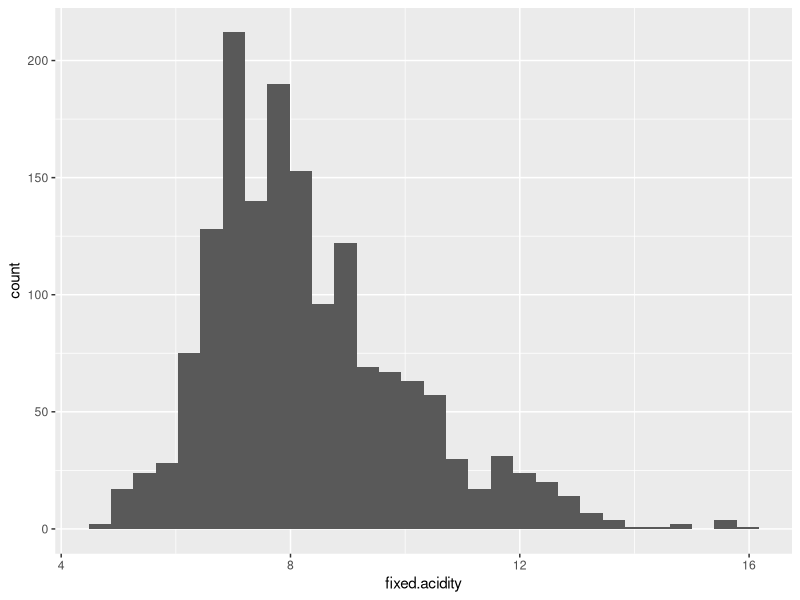
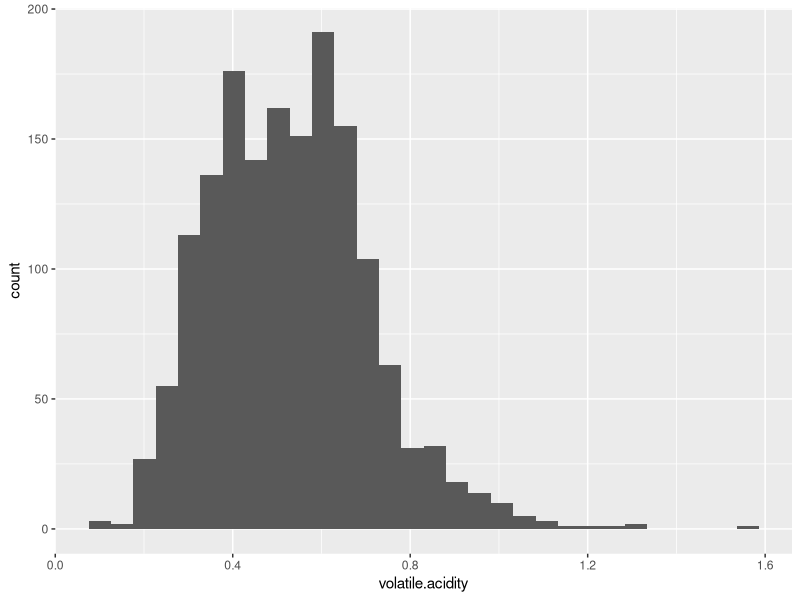
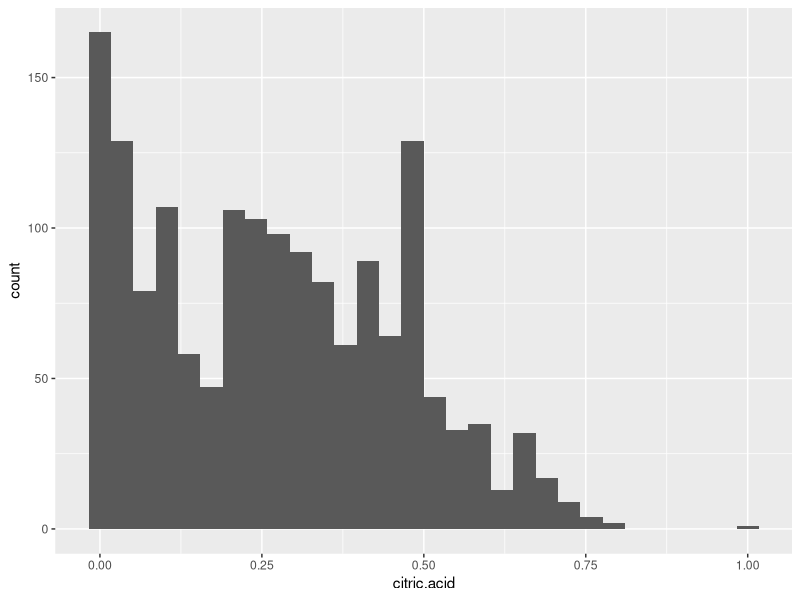
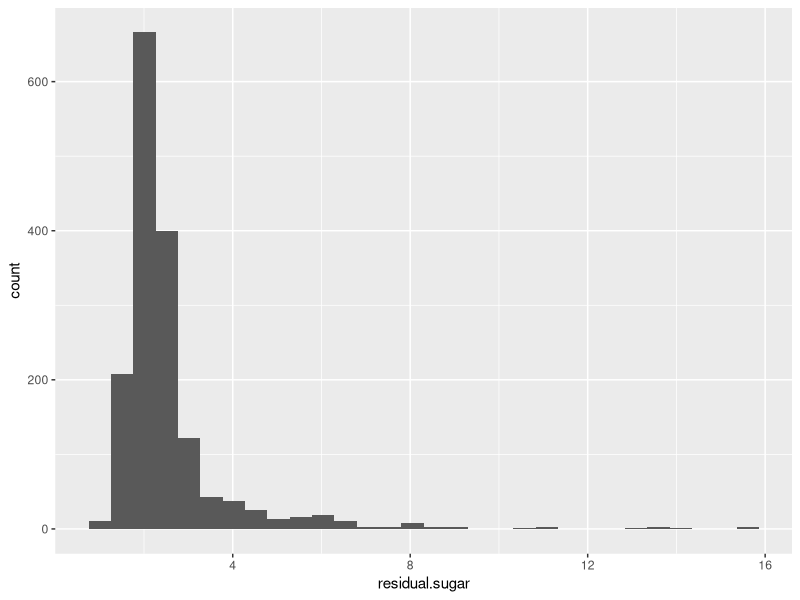
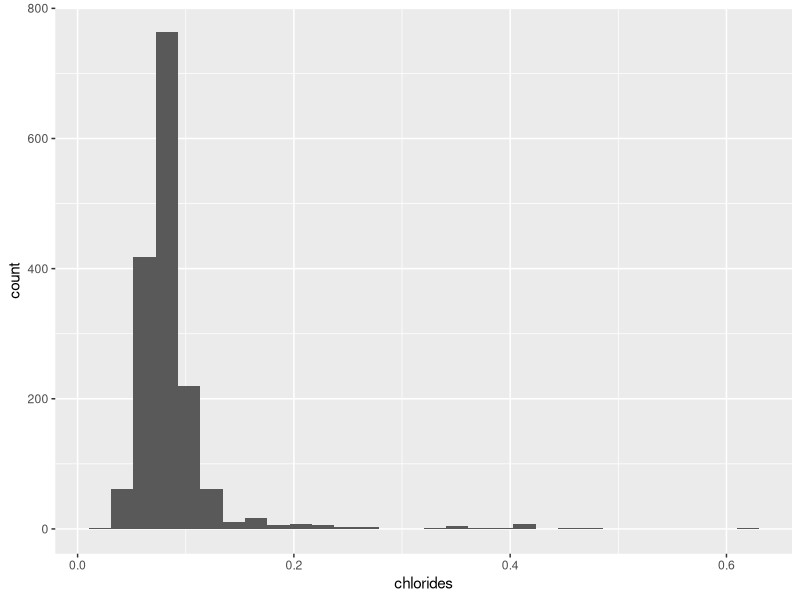
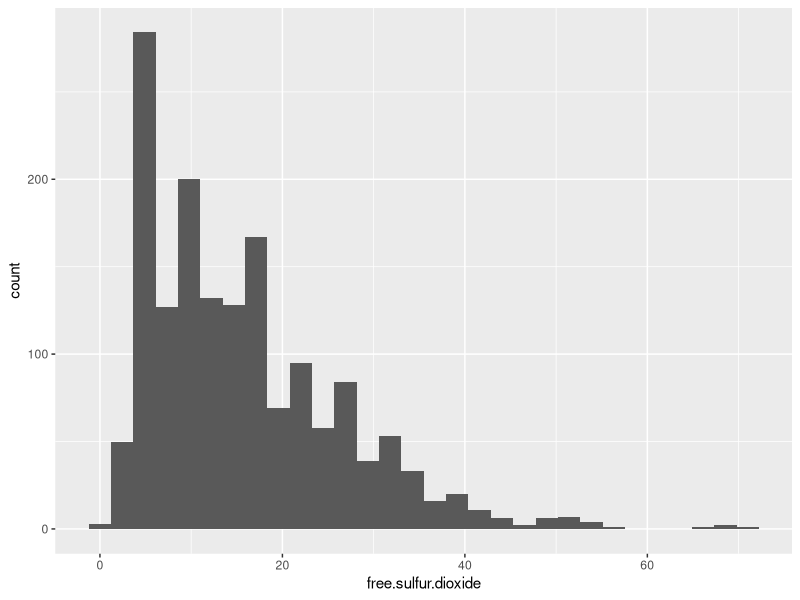
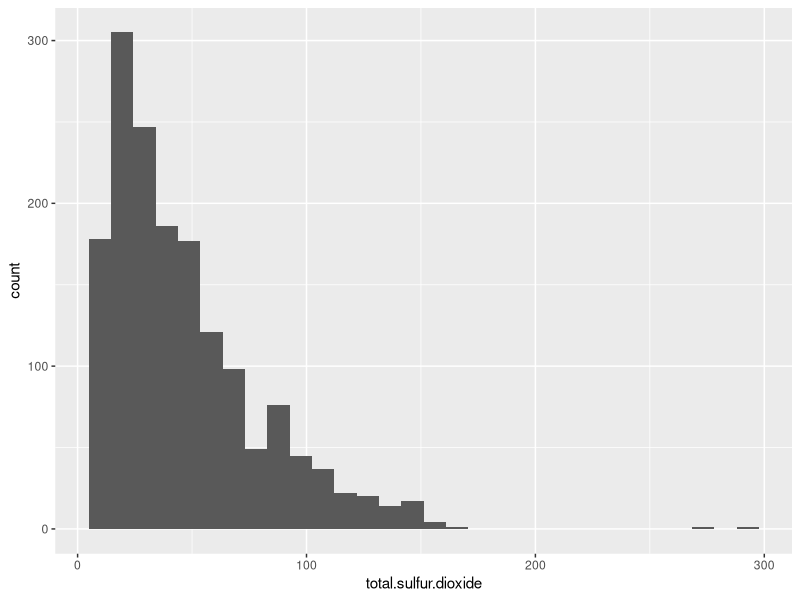
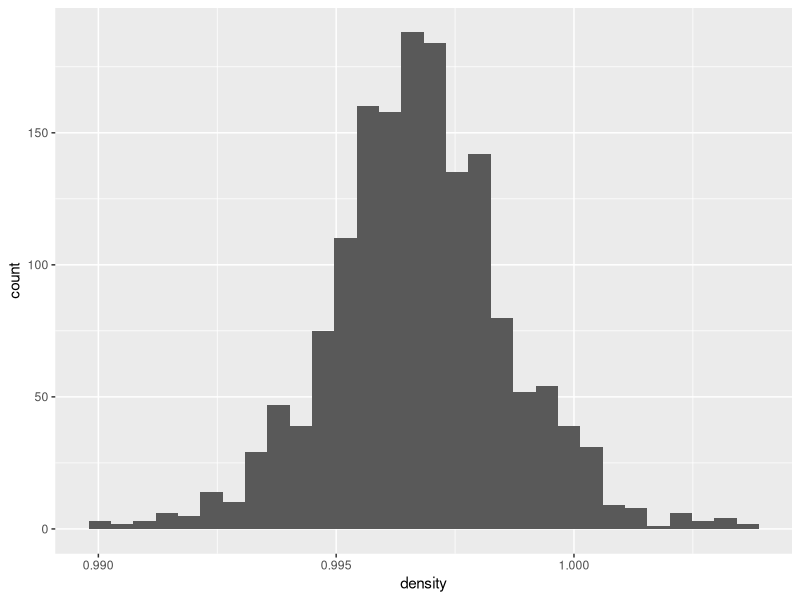

Here is the R script that generated these plots, in order:
## ---- chunk 1
# Load all of the packages that you end up using
# in your analysis in this code chunk.

# Notice that the parameter "echo" was set to FALSE for this code chunk.
# This prevents the code from displaying in the knitted HTML output.
# You should set echo=FALSE for all code chunks in your file.

library(ggplot2)
library(dplyr)
library(gridExtra)
## ---- chunk 2
# Load the Data and print some basics
redwine <-read.csv("data/wineQualityReds.csv", header=TRUE, sep = ",") 
dim(redwine)
summary(redwine)
str(redwine)
## ---- chunk 3

#histograms

#fixed.acidity
ggplot(data = redwine, aes(x=fixed.acidity)) + geom_histogram()
#volatile.acidity
ggplot(data = redwine, aes(x=volatile.acidity)) + geom_histogram()
#citric.acid
ggplot(data = redwine, aes(x=citric.acid)) + geom_histogram()
#residual.sugar
ggplot(data = redwine, aes(x=residual.sugar)) + geom_histogram()
#chlorides
ggplot(data = redwine, aes(x=chlorides)) + geom_histogram()
#free.sulfur.dioxide
ggplot(data = redwine, aes(x=free.sulfur.dioxide)) + geom_histogram()
#total.sulfur.dioxide
ggplot(data = redwine, aes(x=total.sulfur.dioxide)) + geom_histogram()
#density
ggplot(data = redwine, aes(x=density)) + geom_histogram()
#pH
ggplot(data = redwine, aes(x=pH)) + geom_histogram()
#sulphates
ggplot(data = redwine, aes(x=sulphates)) + geom_histogram()
#alcohol
ggplot(data = redwine, aes(x=alcohol)) + geom_histogram()

#quality
ggplot(data = redwine, aes(x=quality)) + geom_bar(binwidth=1)
## ---- chunk 4

## ---- chunk 5

## ---- chunk 6

## ---- chunk 7

## ---- chunk 8

